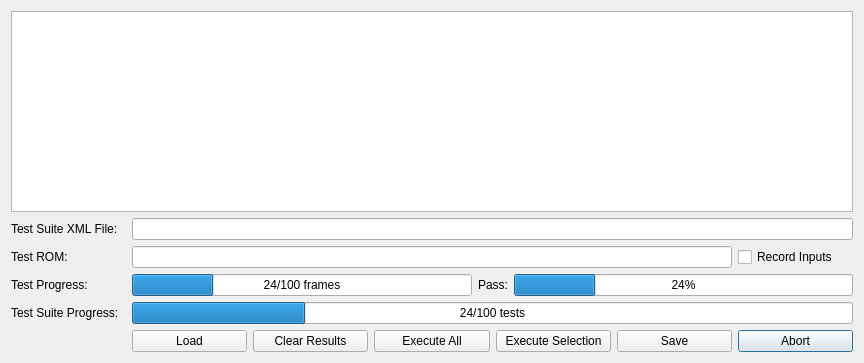
<?xml version="1.0" encoding="UTF-8"?>
<ui version="4.0">
 <class>TestSuiteExecutiveDialog</class>
 <widget class="QDialog" name="TestSuiteExecutiveDialog">
  <property name="geometry">
   <rect>
    <x>0</x>
    <y>0</y>
    <width>864</width>
    <height>363</height>
   </rect>
  </property>
  <property name="windowTitle">
   <string>Test Suite Executive</string>
  </property>
  <layout class="QGridLayout" name="gridLayout">
   <item row="1" column="1" colspan="6">
    <widget class="QLineEdit" name="testSuiteFileName">
     <property name="readOnly">
      <bool>true</bool>
     </property>
    </widget>
   </item>
   <item row="1" column="0">
    <widget class="QLabel" name="label">
     <property name="text">
      <string>Test Suite XML File:</string>
     </property>
    </widget>
   </item>
   <item row="6" column="0">
    <widget class="QLabel" name="label_3">
     <property name="text">
      <string>Test Suite Progress:</string>
     </property>
    </widget>
   </item>
   <item row="6" column="1" colspan="6">
    <widget class="QProgressBar" name="suiteProgress">
     <property name="value">
      <number>24</number>
     </property>
     <property name="textVisible">
      <bool>true</bool>
     </property>
     <property name="invertedAppearance">
      <bool>false</bool>
     </property>
     <property name="format">
      <string>%v/%m tests</string>
     </property>
    </widget>
   </item>
   <item row="2" column="1" colspan="5">
    <widget class="QLineEdit" name="testROM">
     <property name="readOnly">
      <bool>true</bool>
     </property>
    </widget>
   </item>
   <item row="2" column="0">
    <widget class="QLabel" name="label_4">
     <property name="text">
      <string>Test ROM:</string>
     </property>
    </widget>
   </item>
   <item row="8" column="6">
    <widget class="QPushButton" name="abort">
     <property name="text">
      <string>Abort</string>
     </property>
    </widget>
   </item>
   <item row="8" column="5">
    <widget class="QPushButton" name="save">
     <property name="text">
      <string>Save</string>
     </property>
    </widget>
   </item>
   <item row="8" column="4">
    <widget class="QPushButton" name="executeSelection">
     <property name="text">
      <string>Execute Selection</string>
     </property>
    </widget>
   </item>
   <item row="8" column="3">
    <widget class="QPushButton" name="execute">
     <property name="text">
      <string>Execute All</string>
     </property>
    </widget>
   </item>
   <item row="8" column="2">
    <widget class="QPushButton" name="clear">
     <property name="text">
      <string>Clear Results</string>
     </property>
    </widget>
   </item>
   <item row="8" column="1">
    <widget class="QPushButton" name="load">
     <property name="text">
      <string>Load</string>
     </property>
    </widget>
   </item>
   <item row="0" column="0" colspan="7">
    <widget class="QTableWidget" name="tableWidget"/>
   </item>
   <item row="2" column="6">
    <widget class="QCheckBox" name="recordInputs">
     <property name="text">
      <string>Record Inputs</string>
     </property>
    </widget>
   </item>
   <item row="5" column="0">
    <widget class="QLabel" name="label_2">
     <property name="text">
      <string>Test Progress:</string>
     </property>
    </widget>
   </item>
   <item row="5" column="1" colspan="6">
    <layout class="QGridLayout" name="gridLayout_2">
     <item row="0" column="3">
      <widget class="QLabel" name="label_5">
       <property name="text">
        <string>Pass:</string>
       </property>
      </widget>
     </item>
     <item row="0" column="4">
      <widget class="QProgressBar" name="passRate">
       <property name="value">
        <number>24</number>
       </property>
       <property name="format">
        <string>%p%</string>
       </property>
      </widget>
     </item>
     <item row="0" column="2">
      <widget class="QProgressBar" name="testProgress">
       <property name="value">
        <number>24</number>
       </property>
       <property name="format">
        <string>%v/%m frames</string>
       </property>
      </widget>
     </item>
    </layout>
   </item>
  </layout>
 </widget>
 <resources/>
 <connections/>
</ui>
